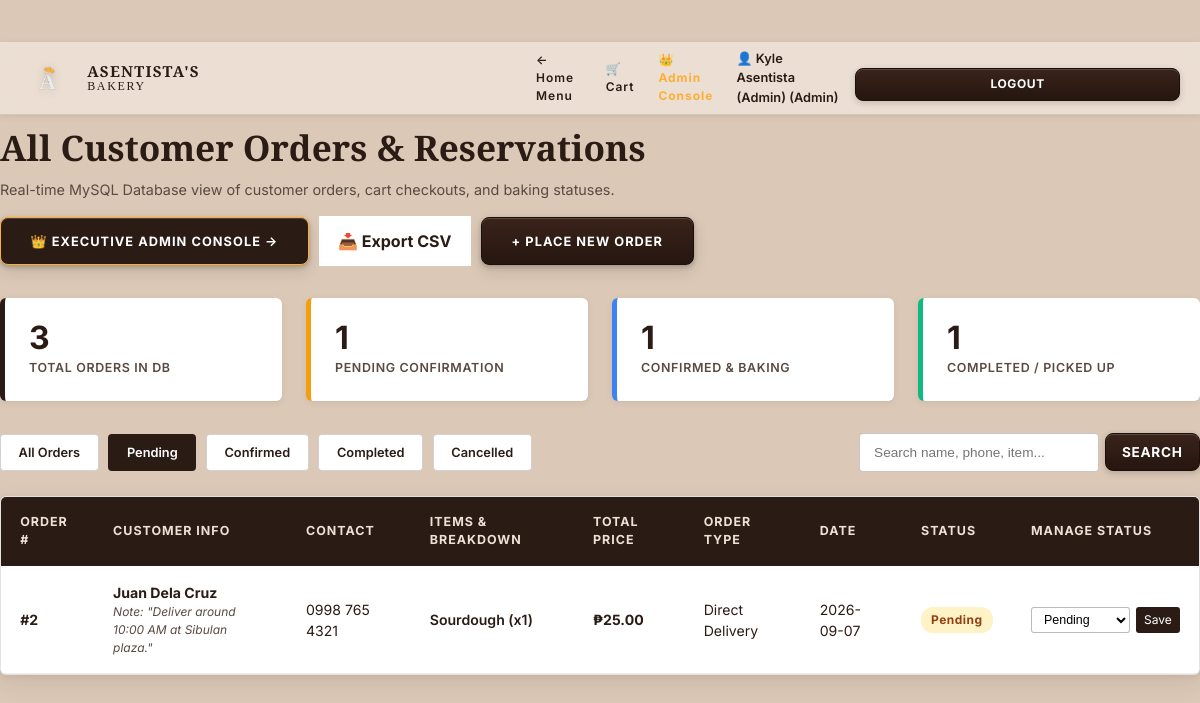
The app's page /User/dashboard.php?status=Pending (signed in) with its own data.
### tables this page shows
CREATE TABLE `users` (
  `id` INT AUTO_INCREMENT PRIMARY KEY,
  `name` VARCHAR(100) NOT NULL,
  `email` VARCHAR(150) NOT NULL UNIQUE,
  `phone` VARCHAR(30) DEFAULT NULL,
  `password` VARCHAR(255) NOT NULL,
  `role` ENUM('admin', 'customer') DEFAULT 'customer',
  `created_at` TIMESTAMP DEFAULT CURRENT_TIMESTAMP,
  `updated_at` TIMESTAMP DEFAULT CURRENT_TIMESTAMP ON UPDATE CURRENT_TIMESTAMP
);

CREATE TABLE `orders` (
  `id` INT AUTO_INCREMENT PRIMARY KEY,
  `user_id` INT DEFAULT NULL,
  `customer_name` VARCHAR(100) NOT NULL,
  `customer_phone` VARCHAR(30) NOT NULL,
  `item_name` VARCHAR(255) NOT NULL,
  `item_price` DECIMAL(10,2) NOT NULL DEFAULT 0.00,
  `quantity` INT NOT NULL DEFAULT 1,
  `order_type` VARCHAR(50) NOT NULL DEFAULT 'In-Store Pickup',
  `reservation_date` DATE NOT NULL,
  `special_notes` TEXT DEFAULT NULL,
  `status` ENUM('Pending', 'Confirmed', 'Completed', 'Cancelled') NOT NULL DEFAULT 'Pending',
  `created_at` TIMESTAMP DEFAULT CURRENT_TIMESTAMP,
  `updated_at` TIMESTAMP DEFAULT CURRENT_TIMESTAMP ON UPDATE CURRENT_TIMESTAMP,
  CONSTRAINT `fk_orders_user` FOREIGN KEY (`user_id`) REFERENCES `users` (`id`) ON DELETE SET NULL ON UPDATE CASCADE
);

### database/function.php (called while the page is built, shortened)
<?php
require_once __DIR__ . '/validation.php';
function validateUserSession(?PDO $pdo = null) {
    $idleTimeoutSeconds = 1800;
    $userId = (int)$_SESSION['user_id'];
    if (!$pdo) {
        global $pdo;
    }
    if ($pdo) {
        try {
            $stmt = $pdo->prepare("SELECT id, name, email, phone, role, created_at FROM `users` WHERE id = :id LIMIT 1");
            $stmt->bindValue(':id', $userId, PDO::PARAM_INT);
            $stmt->execute();
            $user = $stmt->fetch();
            return $user;
        } catch (Exception $e) {
            error_log("Session DB Verification Error: " . $e->getMessage());
        }
    }
    return [
        'id'    => $_SESSION['user_id'],
        'name'  => $_SESSION['user_name'] ?? 'Guest',
        'email' => $_SESSION['user_email'] ?? '',
        'phone' => $_SESSION['user_phone'] ?? '',
        'role'  => $_SESSION['user_role'] ?? 'customer'
    ];
}
function isAdmin(?PDO $pdo = null) {
    $user = validateUserSession($pdo);
    return !empty($user) && isset($user['role']) && $user['role'] === 'admin';
}
function getCurrentUser(?PDO $pdo = null) {
    return validateUserSession($pdo);
}
function searchOrders(PDO $pdo, $keyword = '', $statusFilter = null, $userId = null) {
    $sql = "SELECT * FROM `orders` WHERE 1=1";
    $params = [];
    if (!empty($statusFilter)) {
        $sql .= " AND status = :status";
        $params[':status'] = $statusFilter;
    }
    $sql .= " ORDER BY created_at DESC";
    $stmt = $pdo->prepare($sql);
    foreach ($params as $k => $v) {
        if ($k === ':uid') {
            $stmt->bindValue($k, $v, PDO::PARAM_INT);
        } else {
            $stmt->bindValue($k, $v, PDO::PARAM_STR);
        }
    }
    $stmt->execute();
    return $stmt->fetchAll();
}
function getAllOrders(PDO $pdo, $statusFilter = null) {
    return searchOrders($pdo, '', $statusFilter, null);
}

### database/validation.php (called while the page is built, shortened)
<?php
function sanitize_input($data) {
    $data = trim($data);
    $data = stripslashes($data);
    $data = htmlspecialchars($data, ENT_QUOTES, 'UTF-8');
    return $data;
}

### User/dashboard.php (the view, shortened to what this page needs)
<?php
require_once __DIR__ . '/../database/function.php';
$user = getCurrentUser();
$filterStatus = isset($_GET['status']) && !empty($_GET['status']) ? sanitize_input($_GET['status']) : null;
$searchKeyword = isset($_GET['q']) ? sanitize_input($_GET['q']) : '';
if ($user['role'] === 'customer') {
    $orders = searchOrders($pdo, $searchKeyword, $filterStatus, $user['id']);
    $pageTitle = "My Bakery Orders";
} else {
    $orders = searchOrders($pdo, $searchKeyword, $filterStatus, null);
    $pageTitle = "All Customer Orders & Reservations";
}
if ($user['role'] === 'customer') {
    $statOrders = getUserOrders($pdo, $user['id']);
    $statTotalLabel = 'My Total Orders';
    $statPendingLabel = 'Pending Confirmation';
    $statConfirmedLabel = 'Confirmed & Baking';
    $statCompletedLabel = 'Completed / Picked Up';
} else {
    $statOrders = getAllOrders($pdo);
    $statTotalLabel = 'Total Orders in DB';
    $statPendingLabel = 'Pending Confirmation';
    $statConfirmedLabel = 'Confirmed & Baking';
    $statCompletedLabel = 'Completed / Picked Up';
}
$totalCount = count($statOrders);
$pendingCount = count(array_filter($statOrders, fn($o) => $o['status'] === 'Pending'));
$confirmedCount = count(array_filter($statOrders, fn($o) => $o['status'] === 'Confirmed'));
$completedCount = count(array_filter($statOrders, fn($o) => $o['status'] === 'Completed'));
?>
<!DOCTYPE html>
<html lang="en">
<head>
    <link rel="stylesheet" href="../style.css">
</head>
<body class="<?php echo isAdmin($pdo) ? 'admin-logged-in' : ''; ?>">
    <nav class="site-nav">
        <div class="container nav-container">
            <a href="../index.php" class="brand-logo-wrap">
                <div class="brand-svg-logo">
                    <img src="../assets/ASENTISTA FINAL.png" alt="Asentista's Bakery Logo" class="brand-logo-img">
                </div>
                <div class="brand-text-block">
                    <span class="brand-title">ASENTISTA'S</span>
                    <span class="brand-subtitle">BAKERY</span>
                </div>
            </a>
            <div style="display: flex; align-items: center; gap: 1rem;">
                <a href="../index.php" class="nav-link">← Home Menu</a>
                <a href="../Cart/cart.php" class="nav-link">🛒 Cart</a>
                <?php if (isAdmin($pdo)): ?>
                    <a href="../Admin/admin.php" class="nav-link" style="color: var(--color-yellow); font-weight: 700; display: inline-flex; align-items: center; gap: 4px;" title="Return to Executive Operations Center">👑 Admin Console</a>
                <?php endif; ?>
                <?php if ($user): ?>
                    <span style="font-size: 0.8rem; font-weight: 600;">👤 <?php echo htmlspecialchars($user['name']); ?> (<?php echo ucfirst($user['role']); ?>)</span>
                    <a href="../Login/logout.php" class="btn-submit-modal" style="padding: 0.4rem 0.8rem; font-size: 0.75rem; text-decoration: none;">Logout</a>
                <?php else: ?>
                    <a href="../Login/auth.php" class="btn-submit-modal" style="padding: 0.4rem 0.8rem; font-size: 0.75rem; text-decoration: none;">Login / Register</a>
                <?php endif; ?>
            </div>
        </div>
    </nav>
    <div class="container dashboard-container">
        <div class="dashboard-header">
            <div>
                <h1 style="font-family: var(--font-serif); font-size: 2.2rem; color: var(--color-brown-deep); margin-bottom: 0.3rem;">
                    <?php echo $pageTitle; ?>
                </h1>
                <p style="color: var(--color-text-muted); font-size: 0.9rem;">
                    Real-time MySQL Database view of customer orders, cart checkouts, and baking statuses.
                </p>
            </div>
            <div style="display: flex; gap: 10px; align-items: center; flex-wrap: wrap;">
                <?php if (isAdmin($pdo)): ?>
                    <a href="../Admin/admin.php" class="btn-book-now" style="background: var(--color-brown-deep); border: 1px solid var(--color-yellow); color: var(--color-yellow); text-decoration: none;" title="Open Executive Operations Center">
                        👑 Executive Admin Console →
                    </a>
                <?php endif; ?>
                <a href="dashboard.php?export=csv<?php echo $filterStatus ? '&status=' . urlencode($filterStatus) : ''; ?><?php echo $searchKeyword ? '&q=' . urlencode($searchKeyword) : ''; ?>" class="btn-clear-cart" style="padding: 0.8rem 1.2rem; font-weight: 700; background: var(--color-white); border-color: var(--color-brown-deep); text-decoration: none;">
                    📥 Export CSV
                </a>
                <a href="../index.php#bread-menu" class="btn-book-now" style="text-decoration: none;">
                    + Place New Order
                </a>
            </div>
        </div>
        <div class="stats-grid">
            <div class="stat-card">
                <div class="stat-value"><?php echo $totalCount; ?></div>
                <div class="stat-label"><?php echo htmlspecialchars($statTotalLabel); ?></div>
            </div>
            <div class="stat-card pending">
                <div class="stat-value"><?php echo $pendingCount; ?></div>
                <div class="stat-label"><?php echo htmlspecialchars($statPendingLabel); ?></div>
            </div>
            <div class="stat-card confirmed">
                <div class="stat-value"><?php echo $confirmedCount; ?></div>
                <div class="stat-label"><?php echo htmlspecialchars($statConfirmedLabel); ?></div>
            </div>
            <div class="stat-card completed">
                <div class="stat-value"><?php echo $completedCount; ?></div>
                <div class="stat-label"><?php echo htmlspecialchars($statCompletedLabel); ?></div>
            </div>
        </div>
        <div class="controls-row">
            <div class="filter-bar">
                <a href="dashboard.php<?php echo $searchKeyword ? '?q=' . urlencode($searchKeyword) : ''; ?>" class="filter-btn <?php echo !$filterStatus ? 'active' : ''; ?>">All Orders</a>
                <a href="dashboard.php?status=Pending<?php echo $searchKeyword ? '&q=' . urlencode($searchKeyword) : ''; ?>" class="filter-btn <?php echo $filterStatus === 'Pending' ? 'active' : ''; ?>">Pending</a>
                <a href="dashboard.php?status=Confirmed<?php echo $searchKeyword ? '&q=' . urlencode($searchKeyword) : ''; ?>" class="filter-btn <?php echo $filterStatus === 'Confirmed' ? 'active' : ''; ?>">Confirmed</a>
                <a href="dashboard.php?status=Completed<?php echo $searchKeyword ? '&q=' . urlencode($searchKeyword) : ''; ?>" class="filter-btn <?php echo $filterStatus === 'Completed' ? 'active' : ''; ?>">Completed</a>
                <a href="dashboard.php?status=Cancelled<?php echo $searchKeyword ? '&q=' . urlencode($searchKeyword) : ''; ?>" class="filter-btn <?php echo $filterStatus === 'Cancelled' ? 'active' : ''; ?>">Cancelled</a>
            </div>
            <form method="GET" action="dashboard.php" class="search-orders-form">
                <input type="text" name="q" class="search-orders-input" placeholder="Search name, phone, item..." value="<?php echo htmlspecialchars($searchKeyword); ?>">
                <button type="submit" class="btn-submit-modal" style="margin-top: 0; padding: 0.5rem 1rem; width: auto;">Search</button>
            </form>
        </div>
        <div class="orders-table-card">
            <?php if (empty($orders)): ?>
                <div style="padding: 3.5rem 2rem; text-align: center; color: var(--color-text-muted);">
                    <h3>No orders found matching your search.</h3>
                    <p style="margin-top: 0.5rem;">
                        <a href="dashboard.php" style="color: var(--color-brown-deep); text-decoration: underline;">Clear filters</a> or
                        <a href="../index.php" style="color: var(--color-brown-deep); text-decoration: underline;">Browse bakery menu</a>.
                    </p>
                </div>
            <?php else: ?>
                <table class="orders-table">
                    <thead>
                        <tr>
                            <th>Order #</th>
                            <th>Customer Info</th>
                            <th>Contact</th>
                            <th>Items & Breakdown</th>
                            <th>Total Price</th>
                            <th>Order Type</th>
                            <th>Date</th>
                            <th>Status</th>
                            <th>Manage Status</th>
                        </tr>
                    </thead>
                    <tbody>
                        <?php foreach ($orders as $row): ?>
                            <tr>
                                <td><strong>#<?php echo htmlspecialchars($row['id']); ?></strong></td>
                                <td>
                                    <strong><?php echo htmlspecialchars($row['customer_name']); ?></strong>
                                    <?php if (!empty($row['special_notes'])): ?>
                                        <div style="font-size: 0.75rem; color: var(--color-text-muted); font-style: italic; max-width: 220px;">
                                            Note: "<?php echo htmlspecialchars($row['special_notes']); ?>"
                                        </div>
                                    <?php endif; ?>
                                </td>
                                <td><?php echo htmlspecialchars($row['customer_phone']); ?></td>
                                <td>
                                    <span style="font-weight: 600;"><?php echo htmlspecialchars($row['item_name']); ?></span>
                                </td>
                                <td style="font-weight: 700; color: var(--color-brown-deep);">
                                    ₱<?php echo number_format($row['item_price'], 2); ?>
                                </td>
                                <td><?php echo htmlspecialchars($row['order_type']); ?></td>
                                <td><?php echo htmlspecialchars($row['reservation_date']); ?></td>
                                <td>
                                    <span class="status-badge status-<?php echo htmlspecialchars($row['status']); ?>">
                                        <?php echo htmlspecialchars($row['status']); ?>
                                    </span>
                                </td>
                                <td>
                                    <?php if (isAdmin()): ?>
                                        <form method="POST" action="dashboard.php" class="action-select-form">
                                            <select name="new_status" class="status-select">
                                                <option value="Pending" <?php echo $row['status'] === 'Pending' ? 'selected' : ''; ?>>Pending</option>
                                            </select>
                                            <button type="submit" class="btn-status-update">Save</button>
                                        </form>
                                    <?php else: ?>
                                        <span style="font-size: 0.8rem; color: var(--color-text-muted); font-style: italic;">
                                            Customer Order
                                        </span>
                                    <?php endif; ?>
                                </td>
                            </tr>
                        <?php endforeach; ?>
                    </tbody>
                </table>
            <?php endif; ?>
        </div>
    </div>
</body>
</html>

### records on screen
users: name "Kyle Asentista (Admin)", role "Admin", role "All Customer Orders & Reservations", role "TOTAL ORDERS IN DB", role "PENDING CONFIRMATION", role "CONFIRMED & BAKING", role "COMPLETED / PICKED UP"
orders: id "2", customer_name "Juan Dela Cruz", special_notes "Deliver around 10:00 AM at Sibulan plaza.", customer_phone "0998 765 4321", item_name "Sourdough (x1)", item_price "25.00", order_type "Direct Delivery", reservation_date "2026-09-07", status "Pending", new_status "Pending"

### other values on screen
$totalCount "3"
$pendingCount "1"
$confirmedCount "1"
$completedCount "1"
